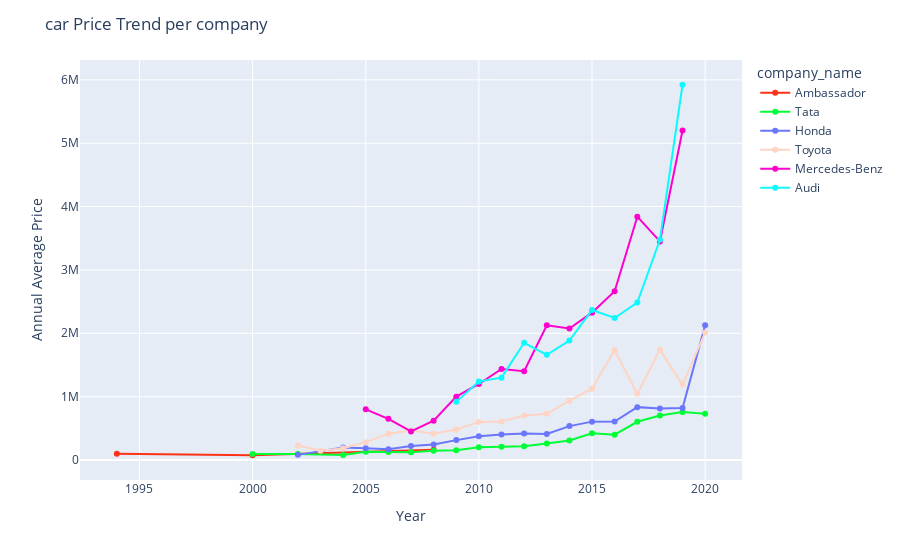

Write notebook code for a chart like this one.
### Code cell
##let's look at some selected companies
cars_filtered = cars.loc[cars['company_name'].isin(['Honda', 'Ambassador', 'Toyota', 'Tata', 'Audi', 'Mercedes-Benz'])]
# cars_filtered = cars.loc[cars['company_name'].isin(['Tata'])]
price_bycompany_flt = cars_filtered.groupby(['year', 'company_name'])['selling_price'].mean().reset_index(name ='selling_price').round(2)

fig = px.line(price_bycompany_flt
                   ,x='year', y = "selling_price", 
                   color = "company_name", color_discrete_sequence=px.colors.qualitative.Light24)
fig.update_traces(mode='markers+lines')
fig.update_layout(
    title="car Price Trend per company",
    xaxis_title="Year",
    yaxis_title="Annual Average Price")
fig.show()

### Figure 1 — Plotly figure (JSON) as saved in the notebook; plotly's stock layout.template omitted (floating-point values rounded to 4 significant figures)
{"data": [{"hovertemplate": "company_name=Ambassador<br>year=%{x}<br>selling_price=%{y}<extra></extra>", "legendgroup": "Ambassador", "line": {"color": "#FD3216", "dash": "solid"}, "marker": {"symbol": "circle"}, "mode": "markers+lines", "name": "Ambassador", "orientation": "v", "showlegend": true, "type": "scatter", "x": ["1994-01-01T00:00:00", "2000-01-01T00:00:00", "2008-01-01T00:00:00"], "xaxis": "x", "y": [99000, 75000, 161000], "yaxis": "y"}, {"hovertemplate": "company_name=Tata<br>year=%{x}<br>selling_price=%{y}<extra></extra>", "legendgroup": "Tata", "line": {"color": "#00FE35", "dash": "solid"}, "marker": {"symbol": "circle"}, "mode": "markers+lines", "name": "Tata", "orientation": "v", "showlegend": true, "type": "scatter", "x": ["2000-01-01T00:00:00", "2002-01-01T00:00:00", "2004-01-01T00:00:00", "2005-01-01T00:00:00", "2006-01-01T00:00:00", "2007-01-01T00:00:00", "2008-01-01T00:00:00", "2009-01-01T00:00:00", "2010-01-01T00:00:00", "2011-01-01T00:00:00", "2012-01-01T00:00:00", "2013-01-01T00:00:00", "2014-01-01T00:00:00", "2015-01-01T00:00:00", "2016-01-01T00:00:00", "2017-01-01T00:00:00", "2018-01-01T00:00:00", "2019-01-01T00:00:00", "2020-01-01T00:00:00"], "xaxis": "x", "y": [95000, 96000, 78330.0, 129000, 125300.0, 121600.0, 146100.0, 153600.0, 201000.0, 208200.0, 217700.0, 260500.0, 307100.0, 422800.0, 399100.0, 603600.0, 703500.0, 755900.0, 728600.0], "yaxis": "y"}, {"hovertemplate": "company_name=Honda<br>year=%{x}<br>selling_price=%{y}<extra></extra>", "legendgroup": "Honda", "line": {"color": "#6A76FC", "dash": "solid"}, "marker": {"symbol": "circle"}, "mode": "markers+lines", "name": "Honda", "orientation": "v", "showlegend": true, "type": "scatter", "x": ["2002-01-01T00:00:00", "2004-01-01T00:00:00", "2005-01-01T00:00:00", "2006-01-01T00:00:00", "2007-01-01T00:00:00", "2008-01-01T00:00:00", "2009-01-01T00:00:00", "2010-01-01T00:00:00", "2011-01-01T00:00:00", "2012-01-01T00:00:00", "2013-01-01T00:00:00", "2014-01-01T00:00:00", "2015-01-01T00:00:00", "2016-01-01T00:00:00", "2017-01-01T00:00:00", "2018-01-01T00:00:00", "2019-01-01T00:00:00", "2020-01-01T00:00:00"], "xaxis": "x", "y": [81000, 196800.0, 183700.0, 168300.0, 221200.0, 244000.0, 313750, 376300.0, 400800.0, 416600.0, 412000.0, 534700.0, 605700.0, 605800.0, 834500.0, 811000, 820900.0, 2125000], "yaxis": "y"}, {"hovertemplate": "company_name=Toyota<br>year=%{x}<br>selling_price=%{y}<extra></extra>", "legendgroup": "Toyota", "line": {"color": "#FED4C4", "dash": "solid"}, "marker": {"symbol": "circle"}, "mode": "markers+lines", "name": "Toyota", "orientation": "v", "showlegend": true, "type": "scatter", "x": ["2002-01-01T00:00:00", "2003-01-01T00:00:00", "2004-01-01T00:00:00", "2005-01-01T00:00:00", "2006-01-01T00:00:00", "2007-01-01T00:00:00", "2008-01-01T00:00:00", "2009-01-01T00:00:00", "2010-01-01T00:00:00", "2011-01-01T00:00:00", "2012-01-01T00:00:00", "2013-01-01T00:00:00", "2014-01-01T00:00:00", "2015-01-01T00:00:00", "2016-01-01T00:00:00", "2017-01-01T00:00:00", "2018-01-01T00:00:00", "2019-01-01T00:00:00", "2020-01-01T00:00:00"], "xaxis": "x", "y": [229999, 145000, 185000, 281700.0, 415625, 465100.0, 416000, 481900.0, 601200.0, 606600.0, 702700.0, 729500.0, 935800.0, 1125000.0, 1732000.0, 1045000.0, 1739000.0, 1190000.0, 2012000], "yaxis": "y"}, {"hovertemplate": "company_name=Mercedes-Benz<br>year=%{x}<br>selling_price=%{y}<extra></extra>", "legendgroup": "Mercedes-Benz", "line": {"color": "#FE00CE", "dash": "solid"}, "marker": {"symbol": "circle"}, "mode": "markers+lines", "name": "Mercedes-Benz", "orientation": "v", "showlegend": true, "type": "scatter", "x": ["2005-01-01T00:00:00", "2006-01-01T00:00:00", "2007-01-01T00:00:00", "2008-01-01T00:00:00", "2009-01-01T00:00:00", "2010-01-01T00:00:00", "2011-01-01T00:00:00", "2012-01-01T00:00:00", "2013-01-01T00:00:00", "2014-01-01T00:00:00", "2015-01-01T00:00:00", "2016-01-01T00:00:00", "2017-01-01T00:00:00", "2018-01-01T00:00:00", "2019-01-01T00:00:00"], "xaxis": "x", "y": [800000, 650000, 450000, 620000, 1000000, 1200000, 1436250, 1400000, 2125000, 2075000, 2325500, 2662375, 3841000.0, 3450000, 5200000], "yaxis": "y"}, {"hovertemplate": "company_name=Audi<br>year=%{x}<br>selling_price=%{y}<extra></extra>", "legendgroup": "Audi", "line": {"color": "#0DF9FF", "dash": "solid"}, "marker": {"symbol": "circle"}, "mode": "markers+lines", "name": "Audi", "orientation": "v", "showlegend": true, "type": "scatter", "x": ["2009-01-01T00:00:00", "2010-01-01T00:00:00", "2011-01-01T00:00:00", "2012-01-01T00:00:00", "2013-01-01T00:00:00", "2014-01-01T00:00:00", "2015-01-01T00:00:00", "2016-01-01T00:00:00", "2017-01-01T00:00:00", "2018-01-01T00:00:00", "2019-01-01T00:00:00"], "xaxis": "x", "y": [917500, 1240000, 1300000, 1850000, 1660000.0, 1886000.0, 2367000.0, 2241333, 2485000.0, 3475000, 5923000], "yaxis": "y"}], "layout": {"legend": {"title": {"text": "company_name"}, "tracegroupgap": 0}, "margin": {"t": 60}, "title": {"text": "car Price Trend per company"}, "xaxis": {"anchor": "y", "domain": [0, 1], "title": {"text": "Year"}}, "yaxis": {"anchor": "x", "domain": [0, 1], "title": {"text": "Annual Average Price"}}}}
